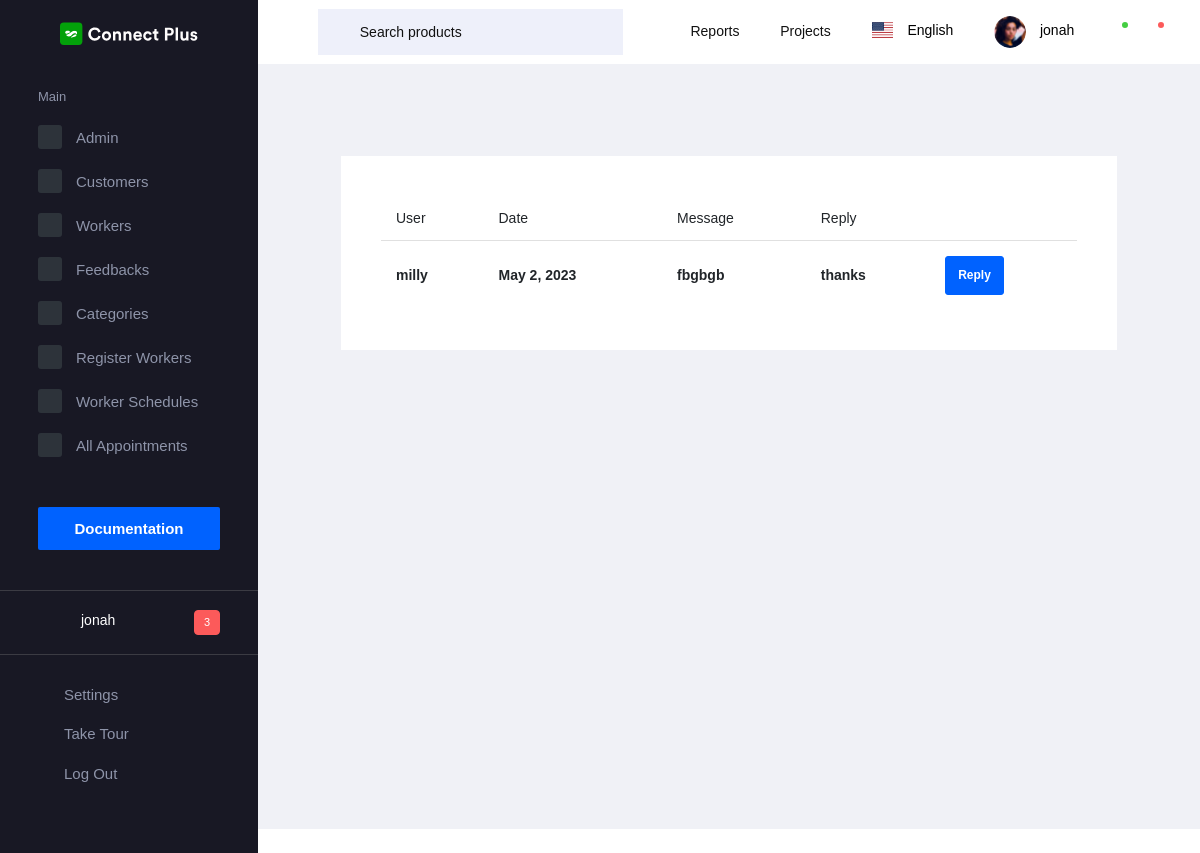
Before: /feedbacks (signed in) with the older database file.
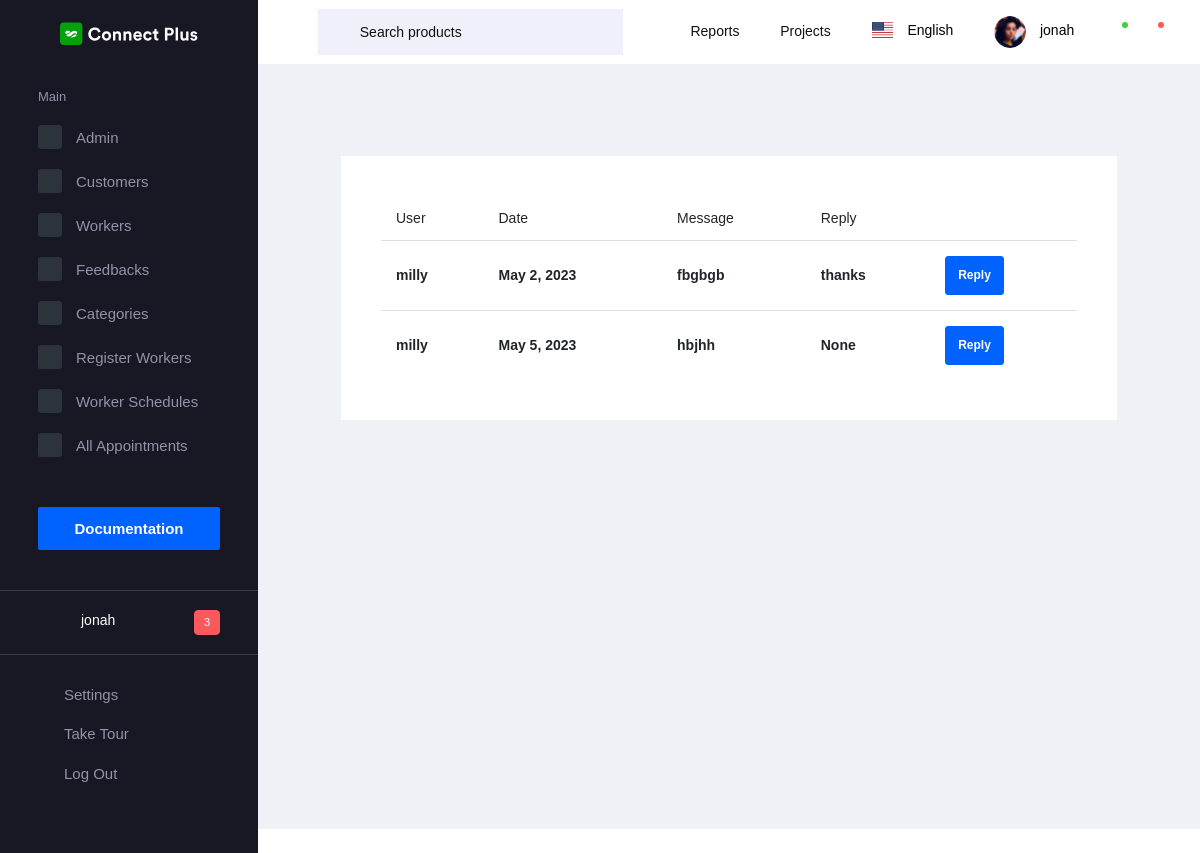
After: the same page with the newer database file.
### app/models.py (models this page shows)
class Feedback(models.Model):
    user = models.ForeignKey(Login, on_delete=models.DO_NOTHING)
    date = models.DateField(auto_now=True)
    message = models.CharField(max_length=150)
    reply = models.CharField(max_length=150, null=True, blank=True)

class Login(AbstractUser):
    is_worker = models.BooleanField(default=False)
    is_customer = models.BooleanField(default=False)
    name = models.CharField(max_length=42, null=True)
    phone = models.CharField(max_length=15, null=True)
    profile_pic = models.FileField(upload_to='documents/', null=True)
    status = models.IntegerField(default=0, null=True)
    category = models.ForeignKey(WorkerCategory, on_delete=models.CASCADE, null=True)
    gender = models.CharField(max_length=10)
    address = models.TextField(max_length=150)

### app/admin_views.py (the view)
# urls.py: path('feedbacks', admin_views.feedbacks, name="feedbacks"),
@cache_control(no_cache=True, must_revalidate=True, no_store=True)
@login_required
def feedbacks(request):
    u = request.user
    data = Feedback.objects.all()
    return render(request, 'admin/feedbacks.html', {'data': data})

### templates/admin/feedbacks.html (shortened to what this page needs)
{% extends "admin/base_admin.html" %}
{%load crispy_forms_tags %}
{% block content %}
<div class="content-wrapper">
        <div class="row">
            <div class="col-md-12 grid-margin stretch-card">
                <div class="card">
                    <div class="card-body">
                        <table class="table">
                          <thead>
                            <tr>
                              <th scope="col">User</th>
                              <th scope="col">Date</th>
                              <th scope="col">Message</th>
                              <th scope="col">Reply</th>
                            </tr>
                          </thead>
                          <tbody>
                            {% for i in data %}
                            <tr>
                              <th scope="row">{{i.user}}</th>
                              <th scope="row">{{i.date}}</th>
                              <th scope="row">{{i.message}}</th>
                              <th scope="row">{{i.reply}}</th>
                                <th scope="row">
                                    <a href="{% url 'reply_feedback' i.id %}">
                                        <button type="button" class="btn btn-primary">Reply</button>
                                    </a>
                                </th>
                            </tr>
                            {% endfor %}
                          </tbody>
                        </table>
                    </div>
                </div>
            </div>
        </div>
</div>
{% endblock %}

Changed rows visible on the page:
added Feedback: user "milly", date "May 5, 2023", message "hbjhh", reply "None"
